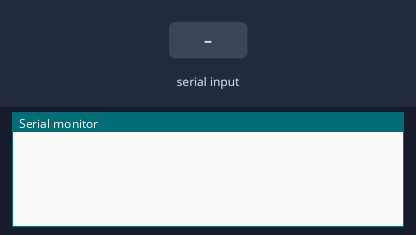
Simulated run of this sketch. Board: ESP8266 (NodeMCU). Parts: the last lines printed to the serial monitor. The inputs (shaded band) are chosen by the test bench.

Above: at 2.8 s.
2.9 s: "1" received over the second serial link
At 3.9 s:
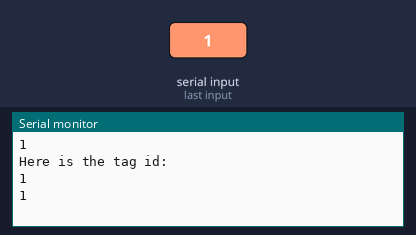
4.5 s: "0" received over the second serial link
At 5.5 s:
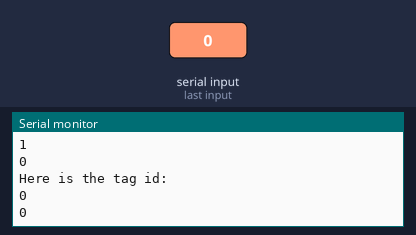
6.0 s: "2" received over the second serial link
At 7.4 s:
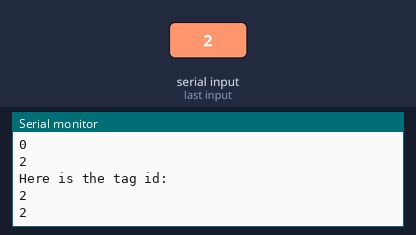
Timing chart, 0 to 9.0 s (numbered marks = the images above; inputs shaded):
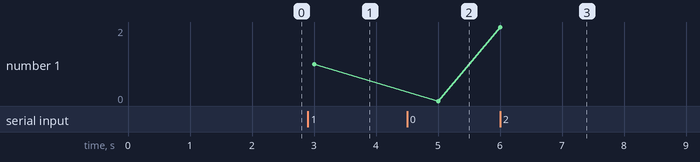

The sketch:

Wifi.ino
```cpp
#include <SoftwareSerial.h>
#include <ESP8266WiFi.h>
SoftwareSerial NodeMCU(D2,D3);

String vall = "";
String temp = "";
String res = "";
char var;


void setup() {
  // put your setup code here, to run once:
  Serial.begin(115200);

  NodeMCU.begin(4800);
  pinMode(D2,INPUT);
  pinMode(D3,OUTPUT);

}

void loop() {
  // put your main code here, to run repeatedly:
  /*int i = 10;
  NodeMCU.print(i);
  NodeMCU.println("\n");
  delay(30);*/
  boolean check = false;
  while(NodeMCU.available()>0){
    /*float val = NodeMCU.parseFloat();
    if(NodeMCU.read() == '\n'){
      Serial.println(val);
    }*/
    var = NodeMCU.read();
    temp = String(var);
    vall += temp;
    check = true;
    /*if(NodeMCU.read() == '\n'){
      Serial.println(vall);
      vall = "";
    }*/
  }
  if(check){
    Serial.println(vall);
    res = vall;
    Serial.println("Here is the tag id: ");
    Serial.println(res);
    vall = "";
    String id = res.substring(0,11);
    String temp = res.substring(11,16);
    String time = res.substring(16,24);
    Serial.println(id);
    Serial.println(temp);
    Serial.println(time);
  }

  delay(1000);
}
```

Measured:
- after the input at 2.9 s, the serial monitor: prints a new line after 0.10 s (image 1)
- after the input at 4.5 s, the serial monitor: prints a new line after 0.50 s (image 2)
- after the input at 6.0 s, the serial monitor: prints a new line at once (image 3)
- plotted number 1: 1 → 0 after the input at 4.5 s, 0 → 2 after the input at 6.0 s
